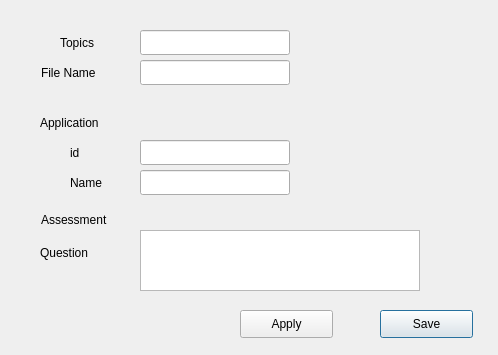
<?xml version="1.0" encoding="UTF-8"?>
<ui version="4.0">
 <class>New</class>
 <widget class="QDialog" name="New">
  <property name="geometry">
   <rect>
    <x>0</x>
    <y>0</y>
    <width>498</width>
    <height>355</height>
   </rect>
  </property>
  <property name="windowTitle">
   <string>Dialog</string>
  </property>
  <widget class="QLabel" name="label_7">
   <property name="geometry">
    <rect>
     <x>40</x>
     <y>240</y>
     <width>91</width>
     <height>25</height>
    </rect>
   </property>
   <property name="text">
    <string>Question</string>
   </property>
  </widget>
  <widget class="QLineEdit" name="lineEdit_2">
   <property name="geometry">
    <rect>
     <x>140</x>
     <y>60</y>
     <width>150</width>
     <height>25</height>
    </rect>
   </property>
  </widget>
  <widget class="QLineEdit" name="lineEdit_3">
   <property name="geometry">
    <rect>
     <x>140</x>
     <y>140</y>
     <width>150</width>
     <height>25</height>
    </rect>
   </property>
  </widget>
  <widget class="QLabel" name="label_2">
   <property name="geometry">
    <rect>
     <x>41</x>
     <y>60</y>
     <width>91</width>
     <height>25</height>
    </rect>
   </property>
   <property name="text">
    <string>File Name</string>
   </property>
  </widget>
  <widget class="QPushButton" name="pushButton_2">
   <property name="geometry">
    <rect>
     <x>380</x>
     <y>310</y>
     <width>93</width>
     <height>28</height>
    </rect>
   </property>
   <property name="text">
    <string>Save</string>
   </property>
  </widget>
  <widget class="QLabel" name="label_5">
   <property name="geometry">
    <rect>
     <x>70</x>
     <y>170</y>
     <width>72</width>
     <height>25</height>
    </rect>
   </property>
   <property name="text">
    <string>Name</string>
   </property>
  </widget>
  <widget class="QTextEdit" name="textEdit">
   <property name="geometry">
    <rect>
     <x>140</x>
     <y>230</y>
     <width>280</width>
     <height>61</height>
    </rect>
   </property>
  </widget>
  <widget class="QLineEdit" name="lineEdit_4">
   <property name="geometry">
    <rect>
     <x>140</x>
     <y>170</y>
     <width>150</width>
     <height>25</height>
    </rect>
   </property>
  </widget>
  <widget class="QLabel" name="label_3">
   <property name="geometry">
    <rect>
     <x>40</x>
     <y>110</y>
     <width>101</width>
     <height>25</height>
    </rect>
   </property>
   <property name="text">
    <string>Application</string>
   </property>
  </widget>
  <widget class="QPushButton" name="pushButton">
   <property name="geometry">
    <rect>
     <x>240</x>
     <y>310</y>
     <width>93</width>
     <height>28</height>
    </rect>
   </property>
   <property name="text">
    <string>Apply</string>
   </property>
  </widget>
  <widget class="QLabel" name="label">
   <property name="geometry">
    <rect>
     <x>60</x>
     <y>30</y>
     <width>72</width>
     <height>25</height>
    </rect>
   </property>
   <property name="text">
    <string>Topics</string>
   </property>
  </widget>
  <widget class="QLabel" name="label_4">
   <property name="geometry">
    <rect>
     <x>70</x>
     <y>140</y>
     <width>72</width>
     <height>25</height>
    </rect>
   </property>
   <property name="text">
    <string>id</string>
   </property>
  </widget>
  <widget class="QLabel" name="label_6">
   <property name="geometry">
    <rect>
     <x>41</x>
     <y>210</y>
     <width>91</width>
     <height>20</height>
    </rect>
   </property>
   <property name="text">
    <string>Assessment</string>
   </property>
  </widget>
  <widget class="QLineEdit" name="lineEdit">
   <property name="geometry">
    <rect>
     <x>140</x>
     <y>30</y>
     <width>150</width>
     <height>25</height>
    </rect>
   </property>
  </widget>
 </widget>
 <resources/>
 <connections/>
</ui>
